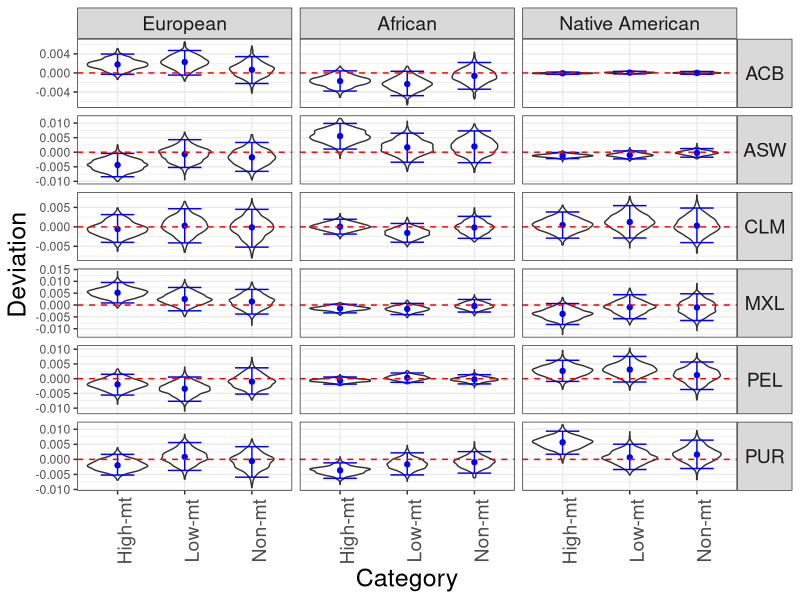

This figure's R source:
library(ggplot2)
library(plyr)
library(data.table)
library(reshape2)

acb<-fread("ACB_lanc_deviation_bootstrap_unweighted.txt",header=T)
asw<-fread("ASW_lanc_deviation_bootstrap_unweighted.txt",header=T)
pur<-fread("PUR_lanc_deviation_bootstrap_unweighted.txt",header=T)
mxl<-fread("MXL_lanc_deviation_bootstrap_unweighted.txt",header=T)
clm<-fread("CLM_lanc_deviation_bootstrap_unweighted.txt",header=T)
pel<-fread("PEL_lanc_deviation_bootstrap_unweighted.txt",header=T)

acb$pop<-"ACB"
asw$pop<-"ASW"
pur$pop<-"PUR"
mxl$pop<-"MXL"
clm$pop<-"CLM"
pel$pop<-"PEL"

comb<-rbind(acb,asw,pur,mxl,clm,pel)

mcomb<-melt(comb,id.vars=c("category","pop"))
colnames(mcomb)<-c("Category","Pop","Ancestry","Deviation")

dmcomb<-ddply(mcomb,
              .(Pop,Ancestry,Category),
              summarize,
              median=median(Deviation),
              lower=quantile(Deviation,probs=c(0.025)),
              upper=quantile(Deviation,probs=c(0.975))
              )

box.plts<-ggplot()+
  geom_violin(data=mcomb,aes(Category,Deviation))+
  geom_point(data=dmcomb,aes(Category,median),color="blue")+
  geom_errorbar(data=dmcomb,aes(x=Category,ymin=lower,ymax=upper),color="blue",width=0.5)+
  geom_hline(yintercept = 0,color="red",linetype="dashed")+
  facet_grid(Pop~Ancestry,scales="free_y")+
  scale_x_discrete(labels=c("High-mt","Low-mt","Non-mt"))+
  theme_bw()+
  theme(strip.text.y=element_text(angle = 0,size=14),strip.text.x=element_text(size=14),axis.text.x=element_text(angle=90,size=14),axis.title=element_text(size=18))

ggsave("lanc_deviation_boxplts_06122018.pdf",box.plts,height=10,width=7)

